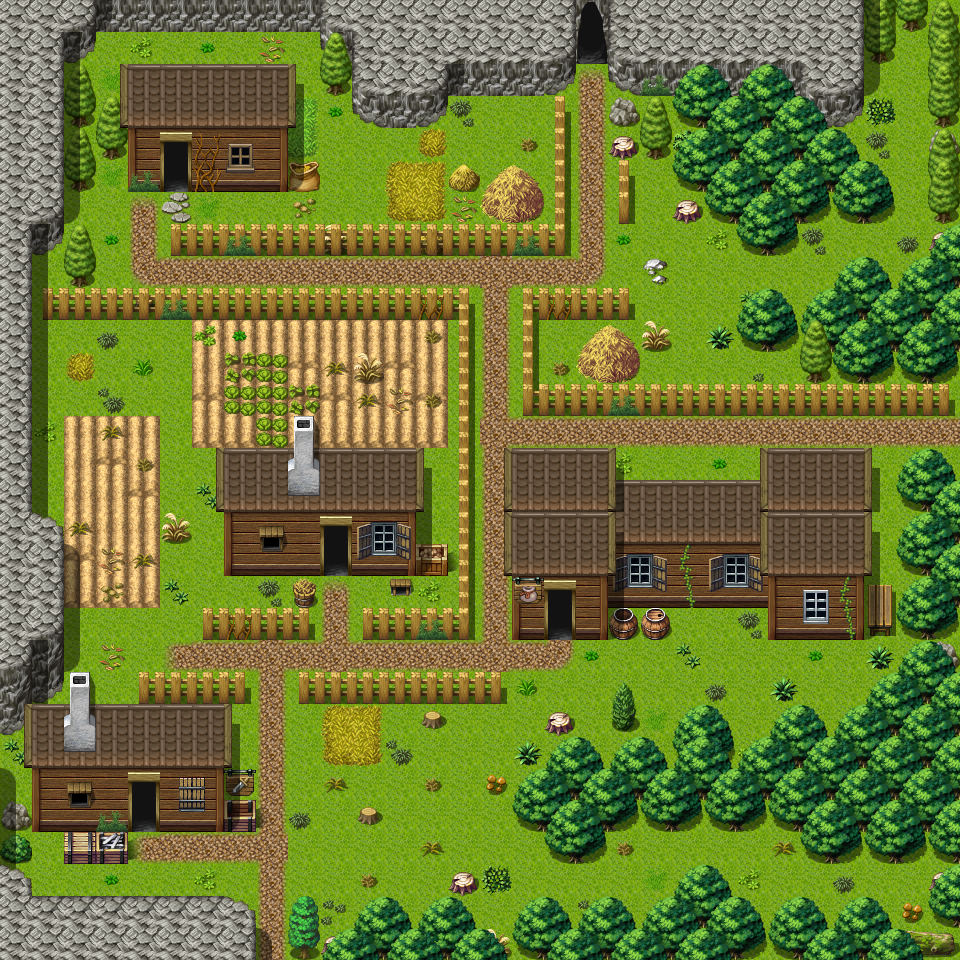

The image is a tile-based game level rendered from a .tmx file. Its description and source (layers, tilesets, objects; grid data summarised) follow:
An orthogonal 30x30 tile map with 32x32 px tiles, 3 tile layers (Ground, Objects, Above), 1 hidden layer not drawn, 40 tilesets and 15 objects (8x spawn, 7x mapchange).

<map version="1.0" orientation="orthogonal" width="30" height="30" tilewidth="32" tileheight="32">
 <properties>
  <property name="outdoors" value="1" />
 </properties>
 <tileset firstgid="1" name="map_bed_1" tilewidth="32" tileheight="32">
  <image source="../drawable/map_bed_1.png" width="512" height="256" />
 </tileset>
 <tileset firstgid="129" name="map_border_1" tilewidth="32" tileheight="32">
  <image source="../drawable/map_border_1.png" width="512" height="256" />
 </tileset>
 <tileset firstgid="257" name="map_bridge_1" tilewidth="32" tileheight="32">
  <image source="../drawable/map_bridge_1.png" width="512" height="256" />
 </tileset>
 <tileset firstgid="385" name="map_broken_1" tilewidth="32" tileheight="32">
  <image source="../drawable/map_broken_1.png" width="512" height="256" />
 </tileset>
 <tileset firstgid="513" name="map_cavewall_1" tilewidth="32" tileheight="32">
  <image source="../drawable/map_cavewall_1.png" width="576" height="192" />
 </tileset>
 <tileset firstgid="621" name="map_cavewall_2" tilewidth="32" tileheight="32">
  <image source="../drawable/map_cavewall_2.png" width="576" height="192" />
 </tileset>
 <tileset firstgid="729" name="map_cavewall_3" tilewidth="32" tileheight="32">
  <image source="../drawable/map_cavewall_3.png" width="576" height="192" />
 </tileset>
 <tileset firstgid="837" name="map_chair_table_1" tilewidth="32" tileheight="32">
  <image source="../drawable/map_chair_table_1.png" width="512" height="256" />
 </tileset>
 <tileset firstgid="965" name="map_crate_1" tilewidth="32" tileheight="32">
  <image source="../drawable/map_crate_1.png" width="512" height="256" />
 </tileset>
 <tileset firstgid="1093" name="map_cupboard_1" tilewidth="32" tileheight="32">
  <image source="../drawable/map_cupboard_1.png" width="512" height="256" />
 </tileset>
 <tileset firstgid="1221" name="map_curtain_1" tilewidth="32" tileheight="32">
  <image source="../drawable/map_curtain_1.png" width="512" height="256" />
 </tileset>
 <tileset firstgid="1349" name="map_entrance_1" tilewidth="32" tileheight="32">
  <image source="../drawable/map_entrance_1.png" width="512" height="256" />
 </tileset>
 <tileset firstgid="1477" name="map_fence_1" tilewidth="32" tileheight="32">
  <image source="../drawable/map_fence_1.png" width="512" height="256" />
 </tileset>
 <tileset firstgid="1605" name="map_fence_2" tilewidth="32" tileheight="32">
  <image source="../drawable/map_fence_2.png" width="512" height="256" />
 </tileset>
 <tileset firstgid="1733" name="map_ground_1" tilewidth="32" tileheight="32">
  <image source="../drawable/map_ground_1.png" width="512" height="256" />
 </tileset>
 <tileset firstgid="1861" name="map_ground_2" tilewidth="32" tileheight="32">
  <image source="../drawable/map_ground_2.png" width="512" height="256" />
 </tileset>
 <tileset firstgid="1989" name="map_ground_3" tilewidth="32" tileheight="32">
  <image source="../drawable/map_ground_3.png" width="512" height="256" />
 </tileset>
 <tileset firstgid="2117" name="map_ground_4" tilewidth="32" tileheight="32">
  <image source="../drawable/map_ground_4.png" width="512" height="256" />
 </tileset>
 <tileset firstgid="2245" name="map_ground_5" tilewidth="32" tileheight="32">
  <image source="../drawable/map_ground_5.png" width="512" height="256" />
 </tileset>
 <tileset firstgid="2373" name="map_ground_6" tilewidth="32" tileheight="32">
  <image source="../drawable/map_ground_6.png" width="512" height="256" />
 </tileset>
 <tileset firstgid="2501" name="map_ground_7" tilewidth="32" tileheight="32">
  <image source="../drawable/map_ground_7.png" width="512" height="256" />
 </tileset>
 <tileset firstgid="2629" name="map_ground_8" tilewidth="32" tileheight="32">
  <image source="../drawable/map_ground_8.png" width="512" height="256" />
 </tileset>
 <tileset firstgid="2757" name="map_indoor_1" tilewidth="32" tileheight="32">
  <image source="../drawable/map_indoor_1.png" width="512" height="256" />
 </tileset>
 <tileset firstgid="2885" name="map_kitchen_1" tilewidth="32" tileheight="32">
  <image source="../drawable/map_kitchen_1.png" width="512" height="256" />
 </tileset>
 <tileset firstgid="3013" name="map_outdoor_1" tilewidth="32" tileheight="32">
  <image source="../drawable/map_outdoor_1.png" width="512" height="256" />
 </tileset>
 <tileset firstgid="3141" name="map_pillar_1" tilewidth="32" tileheight="32">
  <image source="../drawable/map_pillar_1.png" width="512" height="256" />
 </tileset>
 <tileset firstgid="3269" name="map_plant_1" tilewidth="32" tileheight="32">
  <image source="../drawable/map_plant_1.png" width="512" height="256" />
 </tileset>
 <tileset firstgid="3397" name="map_rock_1" tilewidth="32" tileheight="32">
  <image source="../drawable/map_rock_1.png" width="512" height="256" />
 </tileset>
 <tileset firstgid="3525" name="map_roof_1" tilewidth="32" tileheight="32">
  <image source="../drawable/map_roof_1.png" width="512" height="256" />
 </tileset>
 <tileset firstgid="3653" name="map_roof_2" tilewidth="32" tileheight="32">
  <image source="../drawable/map_roof_2.png" width="512" height="256" />
 </tileset>
 <tileset firstgid="3781" name="map_shop_1" tilewidth="32" tileheight="32">
  <image source="../drawable/map_shop_1.png" width="512" height="256" />
 </tileset>
 <tileset firstgid="3909" name="map_sign_ladder_1" tilewidth="32" tileheight="32">
  <image source="../drawable/map_sign_ladder_1.png" width="512" height="256" />
 </tileset>
 <tileset firstgid="4037" name="map_table_1" tilewidth="32" tileheight="32">
  <image source="../drawable/map_table_1.png" width="512" height="256" />
 </tileset>
 <tileset firstgid="4165" name="map_trail_1" tilewidth="32" tileheight="32">
  <image source="../drawable/map_trail_1.png" width="512" height="256" />
 </tileset>
 <tileset firstgid="4293" name="map_tree_1" tilewidth="32" tileheight="32">
  <image source="../drawable/map_tree_1.png" width="512" height="256" />
 </tileset>
 <tileset firstgid="4421" name="map_wall_1" tilewidth="32" tileheight="32">
  <image source="../drawable/map_wall_1.png" width="512" height="256" />
 </tileset>
 <tileset firstgid="4549" name="map_wall_2" tilewidth="32" tileheight="32">
  <image source="../drawable/map_wall_2.png" width="480" height="256" />
 </tileset>
 <tileset firstgid="4669" name="map_wall_3" tilewidth="32" tileheight="32">
  <image source="../drawable/map_wall_3.png" width="480" height="256" />
 </tileset>
 <tileset firstgid="4789" name="map_window_1" tilewidth="32" tileheight="32">
  <image source="../drawable/map_window_1.png" width="512" height="256" />
 </tileset>
 <tileset firstgid="4917" name="map_window_2" tilewidth="32" tileheight="32">
  <image source="../drawable/map_window_2.png" width="512" height="256" />
 </tileset>
 <layer name="Ground" width="30" height="30">
  <data>[900 cells, 900 non-empty, 23 distinct tile ids]</data>
 </layer>
 <layer name="Objects" width="30" height="30">
  <data>[900 cells, 480 non-empty, 107 distinct tile ids]</data>
 </layer>
 <layer name="Above" width="30" height="30">
  <data>[900 cells, 161 non-empty, 22 distinct tile ids]</data>
 </layer>
 <layer name="Walkable" width="30" height="30" visible="0">
  <data>[900 cells, 490 non-empty, 1 distinct tile ids]</data>
 </layer>
 <objectgroup name="Mapevents">
  <object name="cave" type="mapchange" x="576" y="32" width="32" height="32">
   <properties>
    <property name="map" value="crossglen_cave" />
    <property name="place" value="entrance" />
   </properties>
  </object>
  <object name="hall" type="mapchange" x="544" y="608" width="32" height="32">
   <properties>
    <property name="map" value="crossglen_hall" />
    <property name="place" value="entrance" />
   </properties>
  </object>
  </objectgroup>
 <objectgroup name="Spawn">
  <!-- 8 objects omitted --></objectgroup>
 <objectgroup name="Keys" />
</map>
<!-- 13 of 15 objects omitted -->
